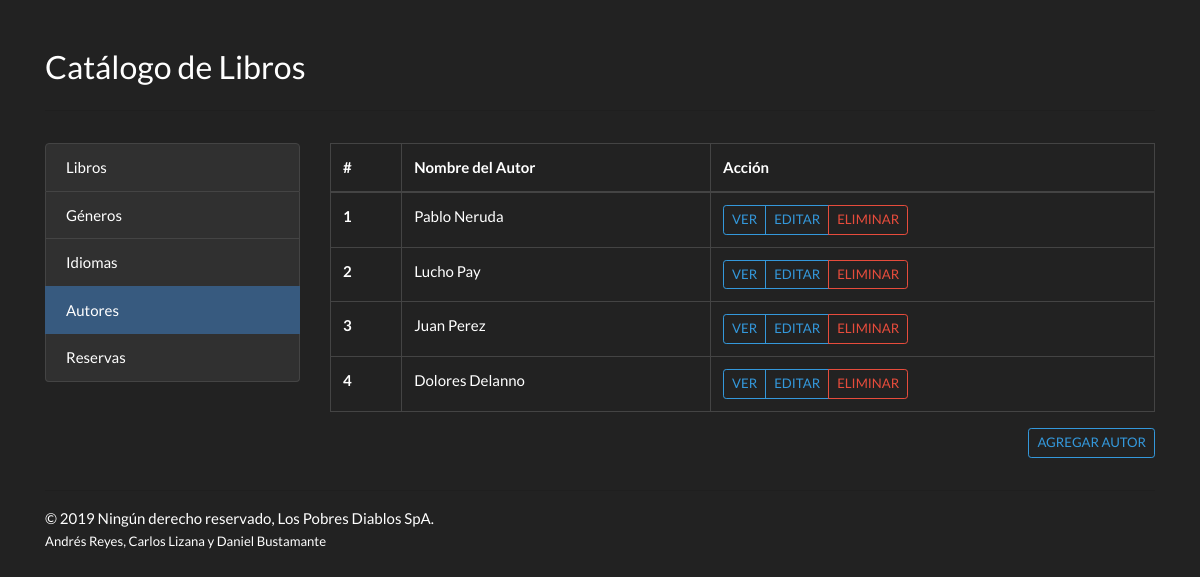
Page /authors on the earlier database version.
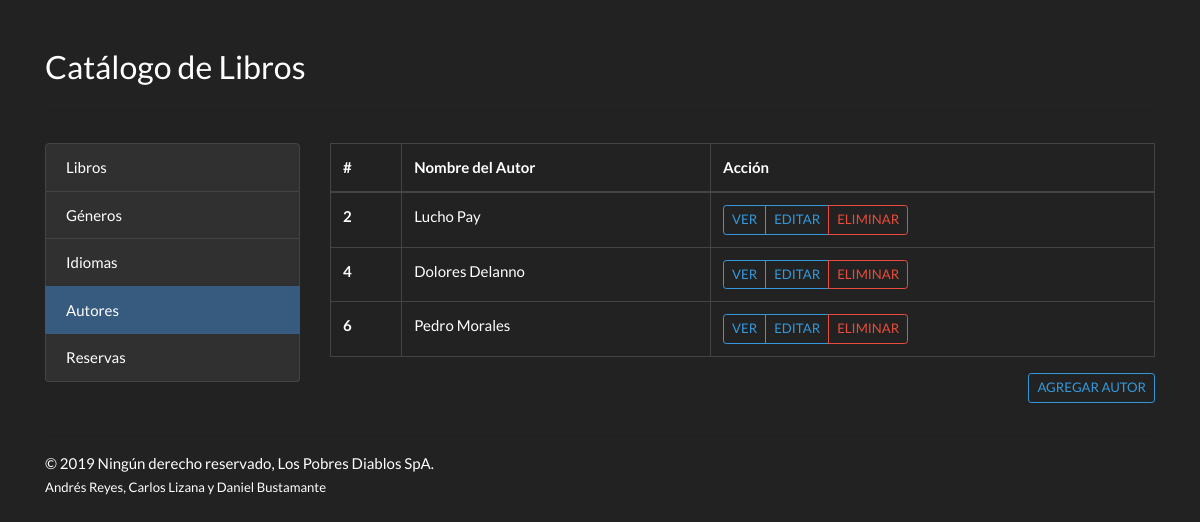
Same page on the later database version.
### catalog/models.py (models this page shows, shortened)
class Author(models.Model):
    first_name = models.CharField(max_length=100)
    last_name = models.CharField(max_length=100)
    date_of_birth = models.DateField(null=True, blank=True)
    date_of_death = models.DateField('Died', null=True, blank=True)
    class Meta:
        ordering = ['last_name', 'first_name']

### catalog/views.py (the view)
# urls.py: url(r'^authors$', AuthorList.as_view(), name='authors_list'),
class AuthorList(ListView):
    queryset = Author.objects.order_by('id')
    template_name = 'authors/authors_list.html'

### catalog/templates/authors/authors_list.html (shortened to what this page needs)
<!doctype html>
<html lang="en">
<head>
    <link rel="stylesheet" href="https://stackpath.bootstrapcdn.com/bootswatch/4.3.1/darkly/bootstrap.min.css"/>
</head>
<body>
<div class="container">
    <div class="row">
        <div class="col pt-5">
            <h3>Catálogo de Libros</h3>
        </div>
    </div>
    <hr class="pb-3"/>
    <div class="row">
        <div class="col-lg-3 order-2 order-lg-1">
            <div class="list-group">
                <a href="{% url 'catalog:books_list' %}" class="list-group-item list-group-item-action">Libros</a>
                <a href="{% url 'catalog:genres_list' %}" class="list-group-item list-group-item-action">Géneros</a>
                <a href="{% url 'catalog:languages_list' %}" class="list-group-item list-group-item-action">Idiomas</a>
                <a href="{% url 'catalog:authors_list' %}" class="list-group-item list-group-item-action active">Autores</a>
                <a href="{% url 'catalog:reservations_list' %}" class="list-group-item list-group-item-action">Reservas</a>
            </div>
        </div>
        <div class="col-lg-9 order-1 order-lg-2">
            <table class="table table-bordered table-hover">
                <thead>
                <tr>
                    <th scope="col">#</th>
                    <th scope="col">Nombre del Autor</th>
                    <th scope="col">Acción</th>
                </tr>
                </thead>
                <tbody>
                {% if object_list %}
                    {% for author in object_list %}
                        <tr>
                            <th scope="row">{{ author.id }}</th>
                            <td>{{ author.first_name }} {{ author.last_name }}</td>
                            <td>
                                <div class="btn-group" role="group" aria-label="Basic example">
                                    <a href="{% url 'catalog:authors_detail' author.id %}" class="btn btn-sm btn-outline-info float-right text-uppercase">Ver </a>
                                    <a href="{% url 'catalog:authors_update' author.id %}" class="btn btn-sm btn-outline-info float-right text-uppercase">Editar </a>
                                    <a href="{% url 'catalog:authors_delete' author.id %}" class="btn btn-sm btn-outline-danger float-right text-uppercase">Eliminar </a>
                                </div>
                            </td>
                        </tr>
                    {% endfor %}
                {% else %}
                    <tr>
                        <td colspan="3">
                            No hay Autores Registrados
                        </td>
                    </tr>
                {% endif %}
                </tbody>
            </table>
            <a href="{% url 'catalog:authors_create' %}" class="btn btn-sm btn-outline-info float-right mb-3 text-uppercase">Agregar Autor </a>
        </div>
    </div>
    <hr/>
    &copy; 2019 Ningún derecho reservado, Los Pobres Diablos SpA.<br><small>Andrés Reyes, Carlos Lizana y Daniel
    Bustamante</small>
</div>
</body>
</html>

Differences in the rows shown:
removed Author: id "1", first_name "Pablo", last_name "Neruda"
removed Author: id "3", first_name "Juan", last_name "Perez"
added Author: id "6", first_name "Pedro", last_name "Morales"
